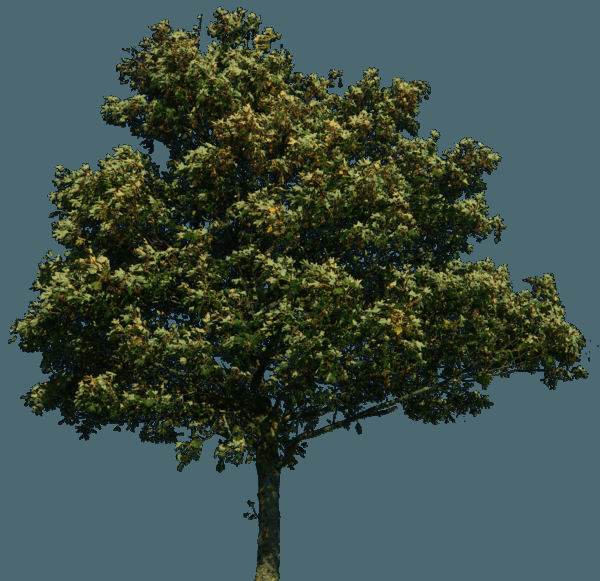
#> input picture week-1/tree.png, 600 x 581 px
$ python resizingCroping.py
#> lines starting #> are read from the running program, lines starting #| are printed output that depends on the picture
import cv2

img=cv2.imread("tree.png")
#> img is the input picture: shape (581, 600, 3); mean B, G, R 72.3, 79.9, 62
print(img.shape)
#| (581, 600, 3)

ResizeImg=cv2.resize(img,(640,480))
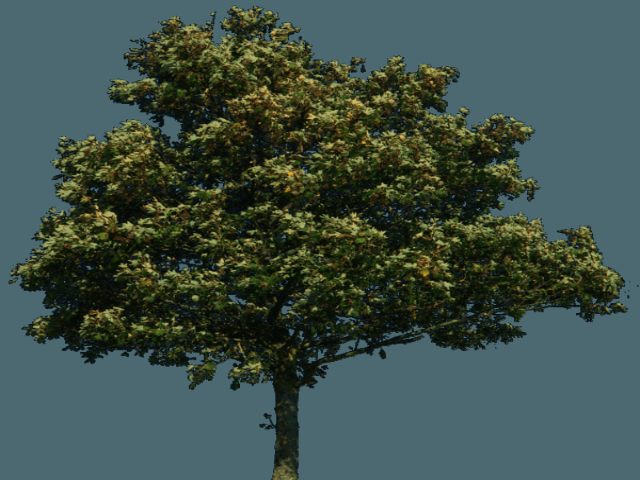
#> ResizeImg: shape (480, 640, 3); mean B, G, R 72.2, 79.8, 62
imgCropped=img[100:150,200:500]
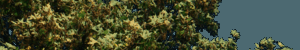
#> imgCropped: shape (50, 300, 3); mean B, G, R 52.4, 76.1, 68.6
print(imgCropped.shape)
#| (50, 300, 3)

cv2.imshow("Image",img)
cv2.imshow(" Resize Image",ResizeImg)
cv2.imshow("Cropped img",imgCropped)


cv2.waitKey(0)
